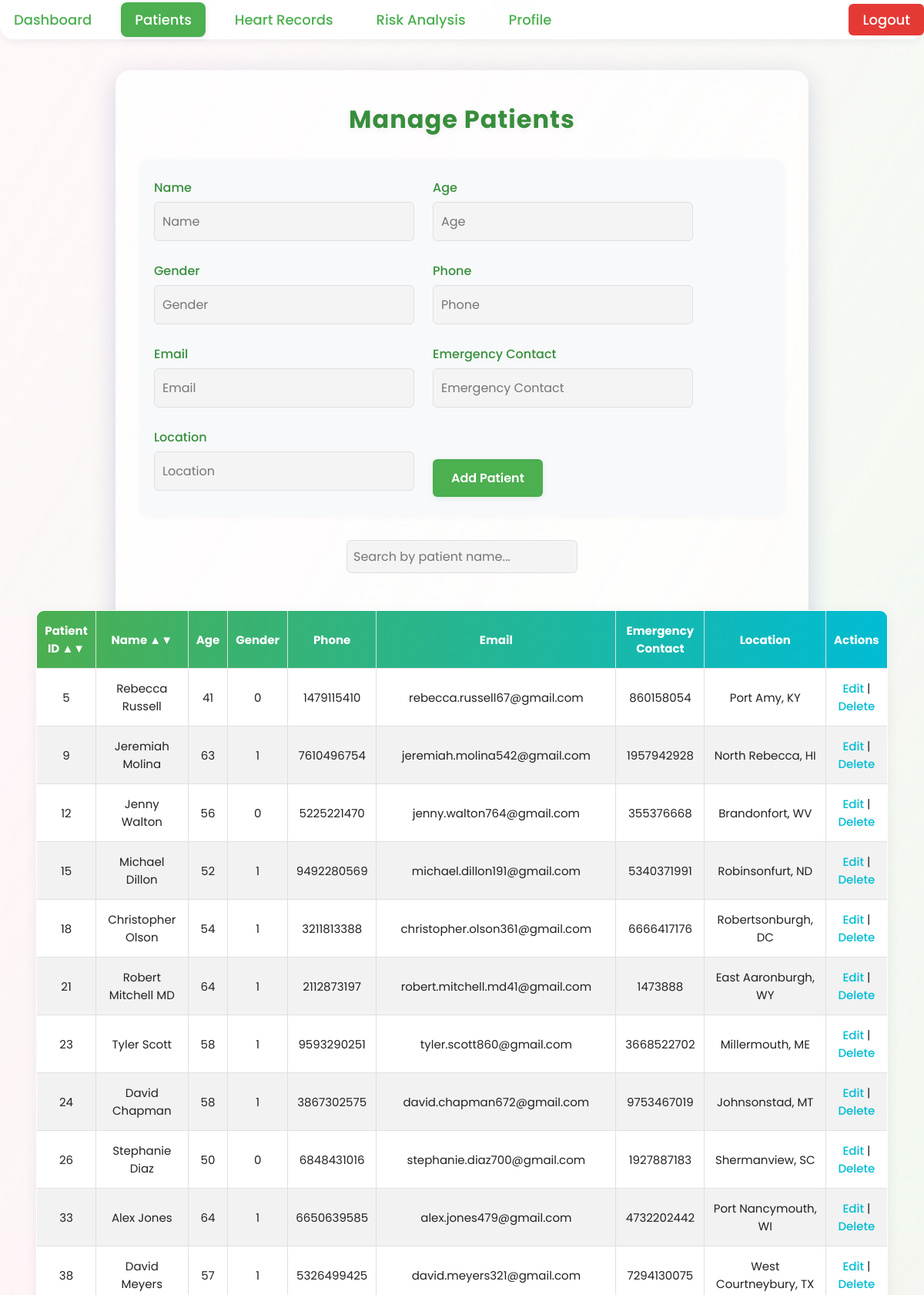
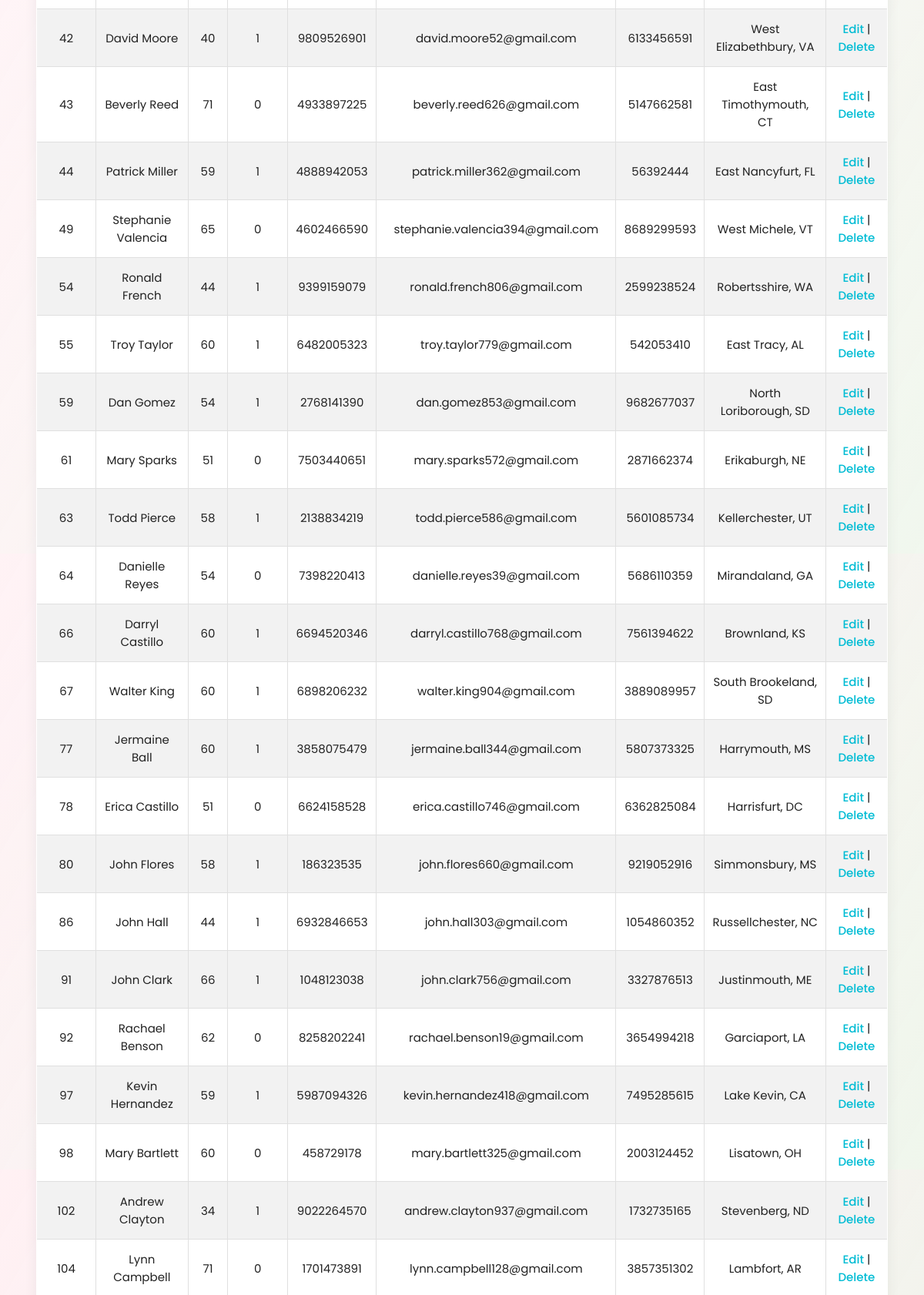
The page /patient (signed in, upper part) on the database its author committed (2 pictures, top to bottom).
### tables this page shows
CREATE TABLE PATIENT (
    patient_id INTEGER PRIMARY KEY AUTOINCREMENT,
    name TEXT,
    age INT,
    gender TEXT,
    phone TEXT,
    email TEXT,
    emergency_contact TEXT,
    location TEXT,
    doctor_id INTEGER,
    FOREIGN KEY(doctor_id) REFERENCES Doctor(doctor_id)
);

### app.py (the view, shortened to what this page needs)
@app.route('/patient', methods=['GET', 'POST'])
def manage_patient():
    conn = get_db_connection()
    cursor = conn.cursor()
    if session.get('user_type') == 'doctor':
        doctor_id = session.get('doctor_id')
        cursor.execute('SELECT * FROM patient WHERE doctor_id = ?', (doctor_id,))
    else:
        cursor.execute('SELECT * FROM patient')
    patients = cursor.fetchall()
    conn.close()
    return render_template('patient.html', patients=patients, current_page='patient', user_type=session.get('user_type'))

### app.py (called while the page is built)
def get_db_connection():
    conn = sqlite3.connect('database/health_records.db')  # Replace with the correct path to your database
    conn.row_factory = sqlite3.Row
    return conn

@app.before_request
def require_login():
    allowed_routes = ['login', 'signup', 'static']
    if request.endpoint not in allowed_routes and 'admin_id' not in session and 'doctor_id' not in session:
        return redirect(url_for('login'))

### templates/patient.html (shortened to what this page needs)
<!DOCTYPE html>
<html lang="en">
  <head>
    <link
      rel="stylesheet"
      href="{{ url_for('static', filename='styles.css') }}"
    />
  </head>
  <body>
    <nav>
      <ul
        style="
          display: flex;
          align-items: center;
          justify-content: space-between;
        "
      >
        <div style="display: flex; gap: 20px">
          <li>
            <a
              href="{{ url_for('dashboard') }}"
              class="{% if current_page == 'dashboard' %}active{% endif %}"
              >Dashboard</a
            >
          </li>
          <li>
            <a
              href="{{ url_for('manage_patient') }}"
              class="{% if current_page == 'patient' %}active{% endif %}"
              >Patients</a
            >
          </li>
          <li>
            <a
              href="{{ url_for('manage_heart_record') }}"
              class="{% if current_page == 'heart_record' %}active{% endif %}"
              >Heart Records</a
            >
          </li>
          <li>
            <a
              href="{{ url_for('manage_risk_analysis') }}"
              class="{% if current_page == 'risk_analysis' %}active{% endif %}"
              >Risk Analysis</a
            >
          </li>
          {% if user_type == 'admin' %}
          <li>
            <a
              href="{{ url_for('manage_admin') }}"
              class="{% if current_page == 'admin' %}active{% endif %}"
              >Admin</a
            >
          </li>
          {% elif user_type == 'doctor' %}
          <li>
            <a
              href="{{ url_for('doctor_profile') }}"
              class="{% if current_page == 'profile' %}active{% endif %}"
              >Profile</a
            >
          </li>
          {% endif %}
        </div>
        <li>
          <a
            href="{{ url_for('logout') }}"
            style="
              background: #e53935;
              color: #fff;
              border-radius: 6px;
              padding: 8px 18px;
            "
            >Logout</a
          >
        </li>
      </ul>
    </nav>
    <div class="container">
      <div class="card">
        <h2>Manage Patients</h2>
        <form action="{{ url_for('manage_patient') }}" method="POST">
          <div class="form-group">
            <label for="name">Name</label
            ><input type="text" name="name" required placeholder="Name" />
          </div>
          <div class="form-group">
            <label for="age">Age</label
            ><input type="number" name="age" required placeholder="Age" />
          </div>
          <div class="form-group">
            <label for="gender">Gender</label
            ><input type="text" name="gender" required placeholder="Gender" />
          </div>
          <div class="form-group">
            <label for="phone">Phone</label
            ><input type="text" name="phone" required placeholder="Phone" />
          </div>
          <div class="form-group">
            <label for="email">Email</label
            ><input type="email" name="email" required placeholder="Email" />
          </div>
          <div class="form-group">
            <label for="emergency_contact">Emergency Contact</label
            ><input
              type="text"
              name="emergency_contact"
              required
              placeholder="Emergency Contact"
            />
          </div>
          <div class="form-group">
            <label for="location">Location</label
            ><input
              type="text"
              name="location"
              required
              placeholder="Location"
            />
          </div>
          <button type="submit">Add Patient</button>
        </form>
        <div class="form-group" style="text-align: center; margin: 20px 0;">
          <input
            type="text"
            id="patientSearch"
            placeholder="Search by patient name..."
            style="width: 300px; padding: 8px"
          />
        </div>
        <div style="display: flex; justify-content: center;">
          <table style="max-width: 1200px; width: 100%">
          <table style="max-width: 1200px; width: 100%">
            <thead>
              <tr>
                <th onclick="sortTable(0)">Patient ID ▲▼</th>
                <th onclick="sortTable(1)">Name ▲▼</th>
                <th>Age</th>
                <th>Gender</th>
                <th>Phone</th>
                <th>Email</th>
                <th>Emergency Contact</th>
                <th>Location</th>
                <th>Actions</th>
              </tr>
            </thead>
            <tbody>
              {% for patient in patients %}
              <tr>
                <td>{{ patient['patient_id'] }}</td>
                <td>{{ patient['name'] }}</td>
                <td>{{ patient['age'] }}</td>
                <td>{{ patient['gender'] }}</td>
                <td>{{ patient['phone'] }}</td>
                <td>{{ patient['email'] }}</td>
                <td>{{ patient['emergency_contact'] }}</td>
                <td>{{ patient['location'] }}</td>
                <td>
                  <a
                    href="{{ url_for('edit_patient', patient_id=patient['patient_id']) }}"
                    >Edit</a
                  >
                  |
                  <a
                    href="{{ url_for('delete_patient', patient_id=patient['patient_id']) }}"
                    onclick="return confirm('Are you sure?')"
                    >Delete</a
                  >
                </td>
              </tr>
              {% endfor %}
            </tbody>
          </table>
        </div>
      </div>
    </div>
  </body>
</html>

### static/styles.css (style rules this page uses)
:root { --white-color: #fff; --black-color: #222; --primary-color: #4CAF50; --primary-color-dark: #388e3c; --secondary-color: #f7f9fa; --accent-color: #00bcd4; --error-color: #e53935; --success-color: #43a047; --shadow: 0 4px 16px rgba(44, 62, 80, 0.08); --font-family: "Poppins", sans-serif; --font-medium: 500; --font-size: 16px; --small-font-size: 13px; --large-font-size: 22px; --primary-font-weight: 600; }
* { box-sizing: border-box; padding: 0; margin: 0; }
body, input, button { font-size: var(--font-size); font-family: var(--font-family); }
body { min-height: 100vh; background: url("/static/background-image.jpeg") no-repeat center center fixed, linear-gradient(120deg, #ffe6ec 0%, #e3f9e5 100%); background-size: cover; position: relative; color: var(--black-color); }
body::before { content: ''; position: fixed; top: 0; left: 0; right: 0; bottom: 0; background: linear-gradient(120deg, rgba(255,255,255,0.7) 0%, rgba(255,192,203,0.18) 100%); z-index: 0; pointer-events: none; mix-blend-mode: lighten; }
body::after { content: ''; position: fixed; top: 10%; left: 50%; width: 220px; height: 220px; background-size: contain; opacity: 0.7; z-index: 0; pointer-events: none; transform: translateX(-50%) scale(1.1); animation: floatHeart 7s ease-in-out infinite alternate; }
input, button, textarea { border: none; outline: none; transition: box-shadow 0.2s, background 0.2s; }
a { text-decoration: none; transition: color 0.2s; }
nav { background: rgba(255,255,255,0.95); box-shadow: 0 2px 12px rgba(44, 62, 80, 0.08); border-radius: 0 0 18px 18px; margin-bottom: 32px; position: relative; z-index: 2; text-align: center; padding: 12px 0; }
nav ul { list-style: none; display: inline-flex; gap: 20px; padding: 0; }
nav a { color: var(--primary-color); font-weight: var(--font-medium); font-size: 18px; padding: 10px 18px; border-radius: 8px; transition: background 0.2s, color 0.2s, box-shadow 0.2s; }
nav a.active, nav a:hover { background: var(--primary-color); color: #fff !important; box-shadow: 0 2px 8px rgba(44, 62, 80, 0.10); }
.dashboard-container, .card { position: relative; z-index: 1; background: rgba(255,255,255,0.55); box-shadow: 0 8px 32px 0 rgba(31, 38, 135, 0.18); backdrop-filter: blur(8px); -webkit-backdrop-filter: blur(8px); border-radius: 20px; padding: 40px 32px; margin: 40px auto; max-width: 900px; transition: box-shadow 0.2s, transform 0.2s; }
h2 { font-size: 2rem; color: var(--primary-color-dark); text-align: center; margin-bottom: 28px; letter-spacing: 1px; font-weight: 700; text-shadow: 0 2px 8px rgba(44, 62, 80, 0.08); }
form { margin: 24px 0 32px 0; background: var(--secondary-color); padding: 24px 18px; border-radius: 10px; box-shadow: 0 2px 8px rgba(44, 62, 80, 0.04); display: flex; flex-wrap: wrap; gap: 18px 24px; align-items: flex-end; }
label { display: block; margin-bottom: 6px; font-weight: var(--font-medium); color: var(--primary-color-dark); }
input, textarea { width: 100%; padding: 12px 10px; margin-bottom: 8px; background: #f4f4f4; border-radius: 6px; border: 1px solid #e0e0e0; transition: border 0.2s, box-shadow 0.2s; }
button { width: auto; min-width: 120px; padding: 12px 24px; background: var(--primary-color); color: white; font-weight: var(--primary-font-weight); border-radius: 6px; cursor: pointer; box-shadow: 0 2px 8px rgba(44, 62, 80, 0.08); transition: background 0.2s, transform 0.1s; border: none; }
table { width: 100%; border-collapse: collapse; margin-top: 20px; background: var(--white-color); border-radius: 10px; overflow: hidden; box-shadow: var(--shadow); }
table, th, td { border: 1px solid #e0e0e0; }
th, td { padding: 14px 10px; text-align: center; font-size: 15px; }
thead { background: linear-gradient(90deg, var(--primary-color), var(--accent-color)); color: var(--white-color); }
tbody tr:nth-child(even) { background: #f2f2f2; }
td a { color: var(--accent-color); text-decoration: none; font-weight: 500; transition: color 0.2s; }

### templates/patient.html (style rules this page uses)
th { cursor: pointer; }

### rows shown on the page
PATIENT: patient_id "5", name "Rebecca Russell", age "41", gender "0", phone "1479115410", email "rebecca.russell67@gmail.com", emergency_contact "860158054", location "Port Amy, KY"
PATIENT: patient_id "9", name "Jeremiah Molina", age "63", gender "1", phone "7610496754", email "jeremiah.molina542@gmail.com", emergency_contact "1957942928", location "North Rebecca, HI"
PATIENT: patient_id "12", name "Jenny Walton", age "56", gender "0", phone "5225221470", email "jenny.walton764@gmail.com", emergency_contact "355376668", location "Brandonfort, WV"
PATIENT: patient_id "15", name "Michael Dillon", age "52", gender "1", phone "9492280569", email "michael.dillon191@gmail.com", emergency_contact "5340371991", location "Robinsonfurt, ND"
PATIENT: patient_id "18", name "Christopher Olson", age "54", gender "1", phone "3211813388", email "christopher.olson361@gmail.com", emergency_contact "6666417176", location "Robertsonburgh, DC"
PATIENT: patient_id "21", name "Robert Mitchell MD", age "64", gender "1", phone "2112873197", email "robert.mitchell.md41@gmail.com", emergency_contact "1473888", location "East Aaronburgh, WY"
PATIENT: patient_id "23", name "Tyler Scott", age "58", gender "1", phone "9593290251", email "tyler.scott860@gmail.com", emergency_contact "3668522702", location "Millermouth, ME"
PATIENT: patient_id "24", name "David Chapman", age "58", gender "1", phone "3867302575", email "david.chapman672@gmail.com", emergency_contact "9753467019", location "Johnsonstad, MT"
PATIENT: patient_id "26", name "Stephanie Diaz", age "50", gender "0", phone "6848431016", email "stephanie.diaz700@gmail.com", emergency_contact "1927887183", location "Shermanview, SC"
PATIENT: patient_id "33", name "Alex Jones", age "64", gender "1", phone "6650639585", email "alex.jones479@gmail.com", emergency_contact "4732202442", location "Port Nancymouth, WI"
PATIENT: patient_id "38", name "David Meyers", age "57", gender "1", phone "5326499425", email "david.meyers321@gmail.com", emergency_contact "7294130075", location "West Courtneybury, TX"
PATIENT: patient_id "42", name "David Moore", age "40", gender "1", phone "9809526901", email "david.moore52@gmail.com", emergency_contact "6133456591", location "West Elizabethbury, VA"
PATIENT: patient_id "43", name "Beverly Reed", age "71", gender "0", phone "4933897225", email "beverly.reed626@gmail.com", emergency_contact "5147662581", location "East Timothymouth, CT"
PATIENT: patient_id "44", name "Patrick Miller", age "59", gender "1", phone "4888942053", email "patrick.miller362@gmail.com", emergency_contact "56392444", location "East Nancyfurt, FL"
PATIENT: patient_id "49", name "Stephanie Valencia", age "65", gender "0", phone "4602466590", email "stephanie.valencia394@gmail.com", emergency_contact "8689299593", location "West Michele, VT"
PATIENT: patient_id "54", name "Ronald French", age "44", gender "1", phone "9399159079", email "ronald.french806@gmail.com", emergency_contact "2599238524", location "Robertsshire, WA"
PATIENT: patient_id "55", name "Troy Taylor", age "60", gender "1", phone "6482005323", email "troy.taylor779@gmail.com", emergency_contact "542053410", location "East Tracy, AL"
PATIENT: patient_id "59", name "Dan Gomez", age "54", gender "1", phone "2768141390", email "dan.gomez853@gmail.com", emergency_contact "9682677037", location "North Loriborough, SD"
PATIENT: patient_id "61", name "Mary Sparks", age "51", gender "0", phone "7503440651", email "mary.sparks572@gmail.com", emergency_contact "2871662374", location "Erikaburgh, NE"
PATIENT: patient_id "63", name "Todd Pierce", age "58", gender "1", phone "2138834219", email "todd.pierce586@gmail.com", emergency_contact "5601085734", location "Kellerchester, UT"
PATIENT: patient_id "64", name "Danielle Reyes", age "54", gender "0", phone "7398220413", email "danielle.reyes39@gmail.com", emergency_contact "5686110359", location "Mirandaland, GA"
PATIENT: patient_id "66", name "Darryl Castillo", age "60", gender "1", phone "6694520346", email "darryl.castillo768@gmail.com", emergency_contact "7561394622", location "Brownland, KS"
PATIENT: patient_id "67", name "Walter King", age "60", gender "1", phone "6898206232", email "walter.king904@gmail.com", emergency_contact "3889089957", location "South Brookeland, SD"
PATIENT: patient_id "77", name "Jermaine Ball", age "60", gender "1", phone "3858075479", email "jermaine.ball344@gmail.com", emergency_contact "5807373325", location "Harrymouth, MS"
PATIENT: patient_id "78", name "Erica Castillo", age "51", gender "0", phone "6624158528", email "erica.castillo746@gmail.com", emergency_contact "6362825084", location "Harrisfurt, DC"
PATIENT: patient_id "80", name "John Flores", age "58", gender "1", phone "186323535", email "john.flores660@gmail.com", emergency_contact "9219052916", location "Simmonsbury, MS"
PATIENT: patient_id "86", name "John Hall", age "44", gender "1", phone "6932846653", email "john.hall303@gmail.com", emergency_contact "1054860352", location "Russellchester, NC"
PATIENT: patient_id "91", name "John Clark", age "66", gender "1", phone "1048123038", email "john.clark756@gmail.com", emergency_contact "3327876513", location "Justinmouth, ME"
PATIENT: patient_id "92", name "Rachael Benson", age "62", gender "0", phone "8258202241", email "rachael.benson19@gmail.com", emergency_contact "3654994218", location "Garciaport, LA"
PATIENT: patient_id "97", name "Kevin Hernandez", age "59", gender "1", phone "5987094326", email "kevin.hernandez418@gmail.com", emergency_contact "7495285615", location "Lake Kevin, CA"
PATIENT: patient_id "98", name "Mary Bartlett", age "60", gender "0", phone "458729178", email "mary.bartlett325@gmail.com", emergency_contact "2003124452", location "Lisatown, OH"
PATIENT: patient_id "102", name "Andrew Clayton", age "34", gender "1", phone "9022264570", email "andrew.clayton937@gmail.com", emergency_contact "1732735165", location "Stevenberg, ND"
PATIENT: patient_id "104", name "Lynn Campbell", age "71", gender "0", phone "1701473891", email "lynn.campbell128@gmail.com", emergency_contact "3857351302", location "Lambfort, AR"
